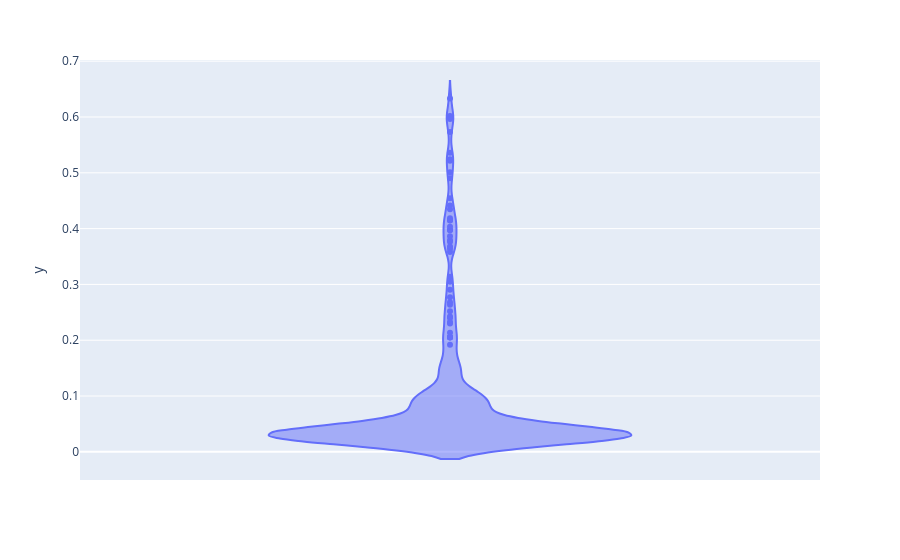

Notebook source saved alongside this figure:
### Code cell
import plotly.express as px
y_pred_probs_train = res.pipeline.predict_proba(res.data_splits[0]["X_train"])[:, 1]
px.violin(y=y_pred_probs_train)

### Figure 1 — Plotly figure (JSON) as saved in the notebook; plotly's stock layout.template omitted (floating-point values rounded to 4 significant figures; data arrays with more than 128 entries replaced by an {"elided": "..."} marker saying what was removed)
{"data": [{"alignmentgroup": "True", "box": {"visible": false}, "hovertemplate": "y=%{y}<extra></extra>", "legendgroup": "", "marker": {"color": "#636efa"}, "name": "", "offsetgroup": "", "orientation": "v", "scalegroup": "True", "showlegend": false, "type": "violin", "x0": " ", "xaxis": "x", "y": {"elided": "323 float values"}, "y0": " ", "yaxis": "y"}], "layout": {"legend": {"tracegroupgap": 0}, "margin": {"t": 60}, "violinmode": "group", "xaxis": {"anchor": "y", "domain": [0, 1]}, "yaxis": {"anchor": "x", "domain": [0, 1], "title": {"text": "y"}}}}
